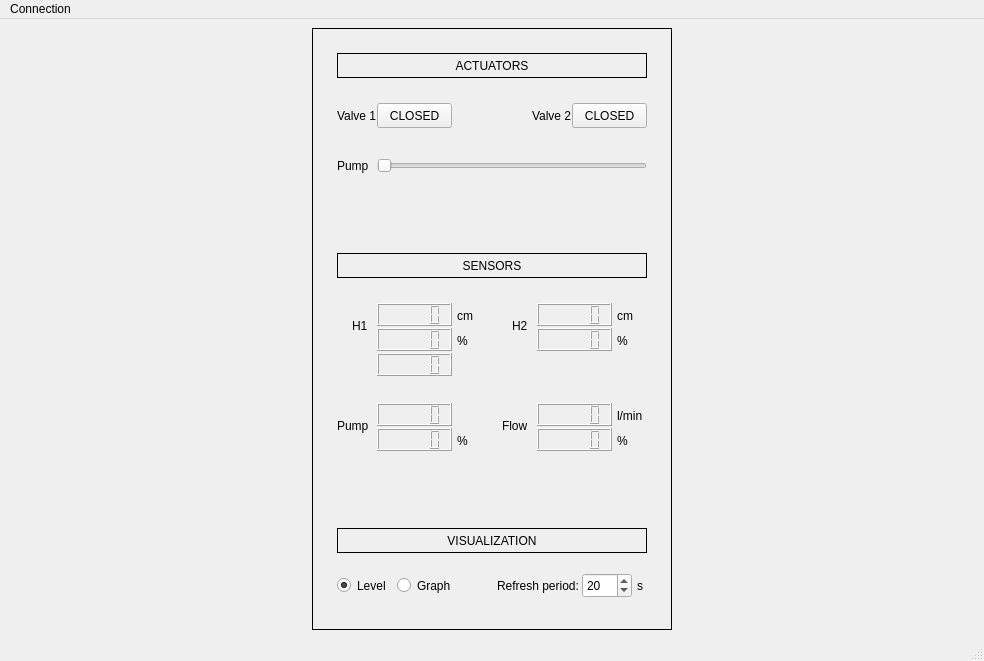
<?xml version="1.0" encoding="UTF-8"?>
<ui version="4.0">
 <class>SupTanquesMain</class>
 <widget class="QMainWindow" name="SupTanquesMain">
  <property name="geometry">
   <rect>
    <x>0</x>
    <y>0</y>
    <width>984</width>
    <height>661</height>
   </rect>
  </property>
  <property name="windowTitle">
   <string>Supervisorio - Tanques</string>
  </property>
  <widget class="QWidget" name="centralwidget">
   <layout class="QHBoxLayout" name="horizontalLayout">
    <item>
     <widget class="QFrame" name="frame">
      <property name="sizePolicy">
       <sizepolicy hsizetype="Fixed" vsizetype="MinimumExpanding">
        <horstretch>0</horstretch>
        <verstretch>0</verstretch>
       </sizepolicy>
      </property>
      <property name="minimumSize">
       <size>
        <width>360</width>
        <height>600</height>
       </size>
      </property>
      <property name="maximumSize">
       <size>
        <width>16777215</width>
        <height>16777215</height>
       </size>
      </property>
      <property name="baseSize">
       <size>
        <width>360</width>
        <height>600</height>
       </size>
      </property>
      <property name="frameShape">
       <enum>QFrame::Box</enum>
      </property>
      <widget class="QLabel" name="labelActuators">
       <property name="geometry">
        <rect>
         <x>25</x>
         <y>25</y>
         <width>310</width>
         <height>25</height>
        </rect>
       </property>
       <property name="frameShape">
        <enum>QFrame::Box</enum>
       </property>
       <property name="text">
        <string>ACTUATORS</string>
       </property>
       <property name="alignment">
        <set>Qt::AlignCenter</set>
       </property>
      </widget>
      <widget class="QLabel" name="labelV1">
       <property name="geometry">
        <rect>
         <x>25</x>
         <y>75</y>
         <width>40</width>
         <height>25</height>
        </rect>
       </property>
       <property name="text">
        <string>Valve 1</string>
       </property>
      </widget>
      <widget class="QPushButton" name="buttonV1">
       <property name="geometry">
        <rect>
         <x>65</x>
         <y>75</y>
         <width>75</width>
         <height>25</height>
        </rect>
       </property>
       <property name="text">
        <string>CLOSED</string>
       </property>
       <property name="checkable">
        <bool>true</bool>
       </property>
       <property name="flat">
        <bool>false</bool>
       </property>
      </widget>
      <widget class="QPushButton" name="buttonV2">
       <property name="geometry">
        <rect>
         <x>260</x>
         <y>75</y>
         <width>75</width>
         <height>25</height>
        </rect>
       </property>
       <property name="text">
        <string>CLOSED</string>
       </property>
       <property name="checkable">
        <bool>true</bool>
       </property>
       <property name="flat">
        <bool>false</bool>
       </property>
      </widget>
      <widget class="QLabel" name="labelV2">
       <property name="geometry">
        <rect>
         <x>220</x>
         <y>75</y>
         <width>40</width>
         <height>25</height>
        </rect>
       </property>
       <property name="text">
        <string>Valve 2</string>
       </property>
      </widget>
      <widget class="QLabel" name="labelPumpSlider">
       <property name="geometry">
        <rect>
         <x>25</x>
         <y>125</y>
         <width>40</width>
         <height>25</height>
        </rect>
       </property>
       <property name="text">
        <string>Pump</string>
       </property>
      </widget>
      <widget class="QSlider" name="sliderPump">
       <property name="geometry">
        <rect>
         <x>65</x>
         <y>125</y>
         <width>270</width>
         <height>25</height>
        </rect>
       </property>
       <property name="maximum">
        <number>65535</number>
       </property>
       <property name="singleStep">
        <number>100</number>
       </property>
       <property name="pageStep">
        <number>1000</number>
       </property>
       <property name="orientation">
        <enum>Qt::Horizontal</enum>
       </property>
      </widget>
      <widget class="QLabel" name="labelSensors">
       <property name="geometry">
        <rect>
         <x>25</x>
         <y>225</y>
         <width>310</width>
         <height>25</height>
        </rect>
       </property>
       <property name="frameShape">
        <enum>QFrame::Box</enum>
       </property>
       <property name="text">
        <string>SENSORS</string>
       </property>
       <property name="alignment">
        <set>Qt::AlignCenter</set>
       </property>
      </widget>
      <widget class="QLabel" name="labelH1">
       <property name="geometry">
        <rect>
         <x>40</x>
         <y>285</y>
         <width>25</width>
         <height>25</height>
        </rect>
       </property>
       <property name="text">
        <string>H1</string>
       </property>
      </widget>
      <widget class="QLCDNumber" name="lcdH1Cm">
       <property name="geometry">
        <rect>
         <x>65</x>
         <y>275</y>
         <width>75</width>
         <height>23</height>
        </rect>
       </property>
       <property name="smallDecimalPoint">
        <bool>false</bool>
       </property>
       <property name="digitCount">
        <number>5</number>
       </property>
       <property name="segmentStyle">
        <enum>QLCDNumber::Filled</enum>
       </property>
       <property name="value" stdset="0">
        <double>0.000000000000000</double>
       </property>
       <property name="intValue" stdset="0">
        <number>0</number>
       </property>
      </widget>
      <widget class="QLCDNumber" name="lcdH1Perc">
       <property name="geometry">
        <rect>
         <x>65</x>
         <y>300</y>
         <width>75</width>
         <height>23</height>
        </rect>
       </property>
       <property name="frameShadow">
        <enum>QFrame::Raised</enum>
       </property>
       <property name="smallDecimalPoint">
        <bool>false</bool>
       </property>
       <property name="digitCount">
        <number>5</number>
       </property>
       <property name="segmentStyle">
        <enum>QLCDNumber::Filled</enum>
       </property>
       <property name="value" stdset="0">
        <double>0.000000000000000</double>
       </property>
       <property name="intValue" stdset="0">
        <number>0</number>
       </property>
      </widget>
      <widget class="QLCDNumber" name="lcdOverflow">
       <property name="geometry">
        <rect>
         <x>65</x>
         <y>325</y>
         <width>75</width>
         <height>23</height>
        </rect>
       </property>
       <property name="frameShape">
        <enum>QFrame::Box</enum>
       </property>
       <property name="frameShadow">
        <enum>QFrame::Raised</enum>
       </property>
       <property name="smallDecimalPoint">
        <bool>false</bool>
       </property>
       <property name="digitCount">
        <number>5</number>
       </property>
       <property name="segmentStyle">
        <enum>QLCDNumber::Filled</enum>
       </property>
       <property name="value" stdset="0">
        <double>0.000000000000000</double>
       </property>
       <property name="intValue" stdset="0">
        <number>0</number>
       </property>
      </widget>
      <widget class="QLabel" name="unitH1Cm">
       <property name="geometry">
        <rect>
         <x>145</x>
         <y>275</y>
         <width>20</width>
         <height>25</height>
        </rect>
       </property>
       <property name="text">
        <string>cm</string>
       </property>
      </widget>
      <widget class="QLabel" name="unitH1Perc">
       <property name="geometry">
        <rect>
         <x>145</x>
         <y>300</y>
         <width>20</width>
         <height>25</height>
        </rect>
       </property>
       <property name="text">
        <string>%</string>
       </property>
      </widget>
      <widget class="QLabel" name="unitH2Cm">
       <property name="geometry">
        <rect>
         <x>305</x>
         <y>275</y>
         <width>20</width>
         <height>25</height>
        </rect>
       </property>
       <property name="text">
        <string>cm</string>
       </property>
      </widget>
      <widget class="QLCDNumber" name="lcdH2Cm">
       <property name="geometry">
        <rect>
         <x>225</x>
         <y>275</y>
         <width>75</width>
         <height>23</height>
        </rect>
       </property>
       <property name="smallDecimalPoint">
        <bool>false</bool>
       </property>
       <property name="digitCount">
        <number>5</number>
       </property>
       <property name="segmentStyle">
        <enum>QLCDNumber::Filled</enum>
       </property>
       <property name="value" stdset="0">
        <double>0.000000000000000</double>
       </property>
       <property name="intValue" stdset="0">
        <number>0</number>
       </property>
      </widget>
      <widget class="QLCDNumber" name="lcdH2Perc">
       <property name="geometry">
        <rect>
         <x>225</x>
         <y>300</y>
         <width>75</width>
         <height>23</height>
        </rect>
       </property>
       <property name="smallDecimalPoint">
        <bool>false</bool>
       </property>
       <property name="digitCount">
        <number>5</number>
       </property>
       <property name="segmentStyle">
        <enum>QLCDNumber::Filled</enum>
       </property>
       <property name="value" stdset="0">
        <double>0.000000000000000</double>
       </property>
       <property name="intValue" stdset="0">
        <number>0</number>
       </property>
      </widget>
      <widget class="QLabel" name="unitH2Perc">
       <property name="geometry">
        <rect>
         <x>305</x>
         <y>300</y>
         <width>20</width>
         <height>25</height>
        </rect>
       </property>
       <property name="text">
        <string>%</string>
       </property>
      </widget>
      <widget class="QLabel" name="labelH2">
       <property name="geometry">
        <rect>
         <x>200</x>
         <y>285</y>
         <width>25</width>
         <height>25</height>
        </rect>
       </property>
       <property name="text">
        <string>H2</string>
       </property>
      </widget>
      <widget class="QLabel" name="labelPump">
       <property name="geometry">
        <rect>
         <x>25</x>
         <y>385</y>
         <width>40</width>
         <height>25</height>
        </rect>
       </property>
       <property name="text">
        <string>Pump</string>
       </property>
      </widget>
      <widget class="QLCDNumber" name="lcdPumpVal">
       <property name="geometry">
        <rect>
         <x>65</x>
         <y>375</y>
         <width>75</width>
         <height>23</height>
        </rect>
       </property>
       <property name="smallDecimalPoint">
        <bool>false</bool>
       </property>
       <property name="digitCount">
        <number>5</number>
       </property>
       <property name="segmentStyle">
        <enum>QLCDNumber::Filled</enum>
       </property>
       <property name="value" stdset="0">
        <double>0.000000000000000</double>
       </property>
       <property name="intValue" stdset="0">
        <number>0</number>
       </property>
      </widget>
      <widget class="QLCDNumber" name="lcdPumpPerc">
       <property name="geometry">
        <rect>
         <x>65</x>
         <y>400</y>
         <width>75</width>
         <height>23</height>
        </rect>
       </property>
       <property name="smallDecimalPoint">
        <bool>false</bool>
       </property>
       <property name="digitCount">
        <number>5</number>
       </property>
       <property name="segmentStyle">
        <enum>QLCDNumber::Filled</enum>
       </property>
       <property name="value" stdset="0">
        <double>0.000000000000000</double>
       </property>
       <property name="intValue" stdset="0">
        <number>0</number>
       </property>
      </widget>
      <widget class="QLabel" name="unitPumpPerc">
       <property name="geometry">
        <rect>
         <x>145</x>
         <y>400</y>
         <width>20</width>
         <height>25</height>
        </rect>
       </property>
       <property name="text">
        <string>%</string>
       </property>
      </widget>
      <widget class="QLCDNumber" name="lcdFlowLMin">
       <property name="geometry">
        <rect>
         <x>225</x>
         <y>375</y>
         <width>75</width>
         <height>23</height>
        </rect>
       </property>
       <property name="smallDecimalPoint">
        <bool>false</bool>
       </property>
       <property name="digitCount">
        <number>5</number>
       </property>
       <property name="segmentStyle">
        <enum>QLCDNumber::Filled</enum>
       </property>
       <property name="value" stdset="0">
        <double>0.000000000000000</double>
       </property>
       <property name="intValue" stdset="0">
        <number>0</number>
       </property>
      </widget>
      <widget class="QLabel" name="unitFlowLMin">
       <property name="geometry">
        <rect>
         <x>305</x>
         <y>375</y>
         <width>30</width>
         <height>25</height>
        </rect>
       </property>
       <property name="text">
        <string>l/min</string>
       </property>
      </widget>
      <widget class="QLCDNumber" name="lcdFlowPerc">
       <property name="geometry">
        <rect>
         <x>225</x>
         <y>400</y>
         <width>75</width>
         <height>23</height>
        </rect>
       </property>
       <property name="smallDecimalPoint">
        <bool>false</bool>
       </property>
       <property name="digitCount">
        <number>5</number>
       </property>
       <property name="segmentStyle">
        <enum>QLCDNumber::Filled</enum>
       </property>
       <property name="value" stdset="0">
        <double>0.000000000000000</double>
       </property>
       <property name="intValue" stdset="0">
        <number>0</number>
       </property>
      </widget>
      <widget class="QLabel" name="unitFlowPerc">
       <property name="geometry">
        <rect>
         <x>305</x>
         <y>400</y>
         <width>20</width>
         <height>25</height>
        </rect>
       </property>
       <property name="text">
        <string>%</string>
       </property>
      </widget>
      <widget class="QLabel" name="labelFlow">
       <property name="geometry">
        <rect>
         <x>190</x>
         <y>385</y>
         <width>25</width>
         <height>25</height>
        </rect>
       </property>
       <property name="text">
        <string>Flow</string>
       </property>
      </widget>
      <widget class="QLabel" name="labelVisualization">
       <property name="geometry">
        <rect>
         <x>25</x>
         <y>500</y>
         <width>310</width>
         <height>25</height>
        </rect>
       </property>
       <property name="frameShape">
        <enum>QFrame::Box</enum>
       </property>
       <property name="text">
        <string>VISUALIZATION</string>
       </property>
       <property name="alignment">
        <set>Qt::AlignCenter</set>
       </property>
      </widget>
      <widget class="QRadioButton" name="showLevel">
       <property name="geometry">
        <rect>
         <x>25</x>
         <y>545</y>
         <width>70</width>
         <height>25</height>
        </rect>
       </property>
       <property name="text">
        <string>Level</string>
       </property>
       <property name="checked">
        <bool>true</bool>
       </property>
      </widget>
      <widget class="QRadioButton" name="showGraph">
       <property name="geometry">
        <rect>
         <x>85</x>
         <y>545</y>
         <width>70</width>
         <height>25</height>
        </rect>
       </property>
       <property name="text">
        <string>Graph</string>
       </property>
      </widget>
      <widget class="QLabel" name="labelRefresh">
       <property name="geometry">
        <rect>
         <x>185</x>
         <y>545</y>
         <width>81</width>
         <height>25</height>
        </rect>
       </property>
       <property name="text">
        <string>Refresh period:</string>
       </property>
      </widget>
      <widget class="QSpinBox" name="spinRefresh">
       <property name="geometry">
        <rect>
         <x>270</x>
         <y>545</y>
         <width>50</width>
         <height>25</height>
        </rect>
       </property>
       <property name="minimum">
        <number>10</number>
       </property>
       <property name="maximum">
        <number>200</number>
       </property>
       <property name="singleStep">
        <number>10</number>
       </property>
       <property name="value">
        <number>20</number>
       </property>
      </widget>
      <widget class="QLabel" name="unitRefreshS">
       <property name="geometry">
        <rect>
         <x>325</x>
         <y>545</y>
         <width>10</width>
         <height>25</height>
        </rect>
       </property>
       <property name="text">
        <string>s</string>
       </property>
      </widget>
     </widget>
    </item>
   </layout>
  </widget>
  <widget class="QMenuBar" name="menubar">
   <property name="geometry">
    <rect>
     <x>0</x>
     <y>0</y>
     <width>984</width>
     <height>22</height>
    </rect>
   </property>
   <widget class="QMenu" name="menuConnection">
    <property name="title">
     <string>Connection</string>
    </property>
    <addaction name="actionLogin"/>
    <addaction name="actionLogout"/>
    <addaction name="separator"/>
    <addaction name="actionQuit"/>
   </widget>
   <addaction name="menuConnection"/>
  </widget>
  <widget class="QStatusBar" name="statusbar"/>
  <action name="actionLogin">
   <property name="text">
    <string>Login...</string>
   </property>
  </action>
  <action name="actionLogout">
   <property name="text">
    <string>Logout</string>
   </property>
  </action>
  <action name="actionQuit">
   <property name="text">
    <string>Quit</string>
   </property>
  </action>
 </widget>
 <resources/>
 <connections/>
</ui>
